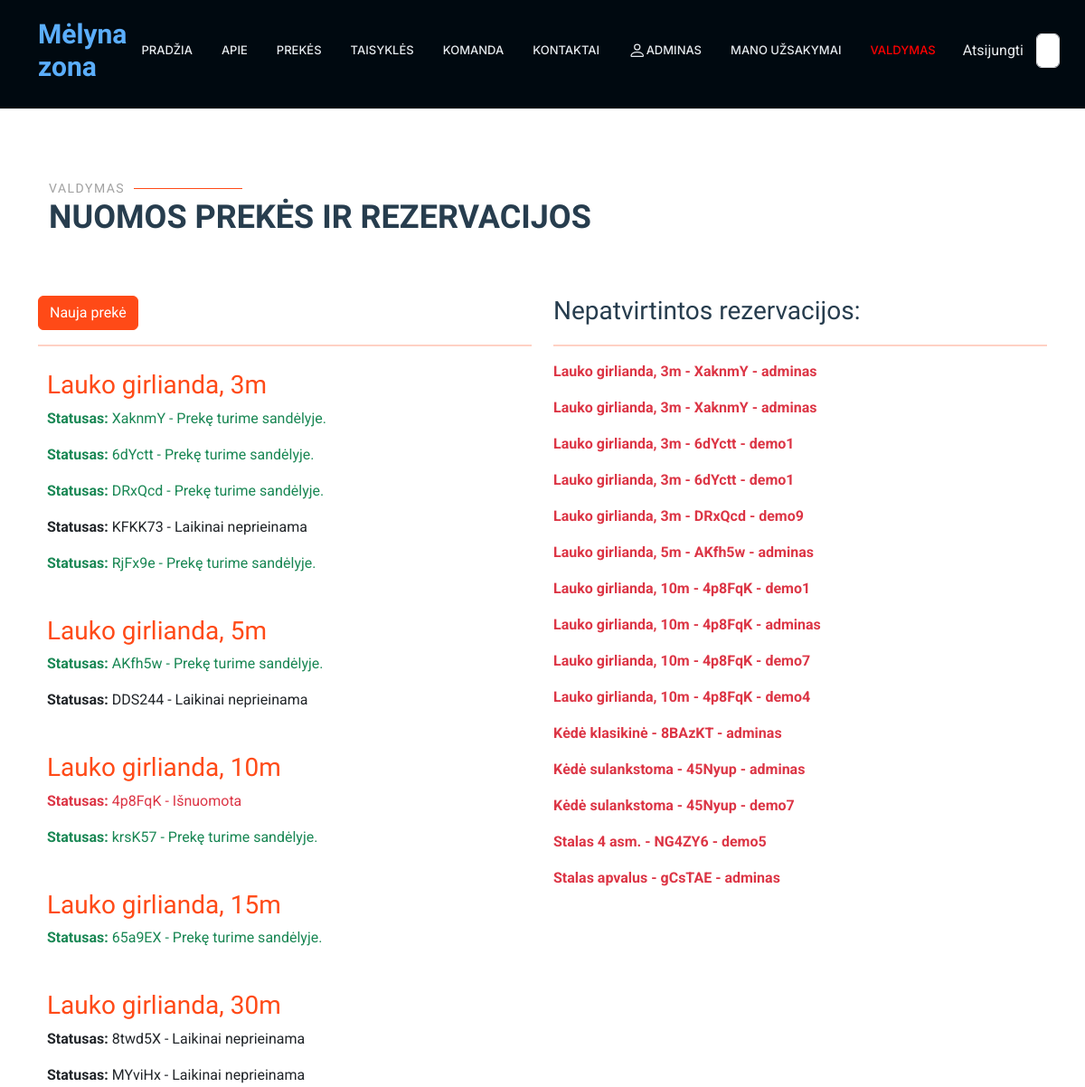
The page /rent/statuses/ (signed in, upper part) on the database as committed earlier.
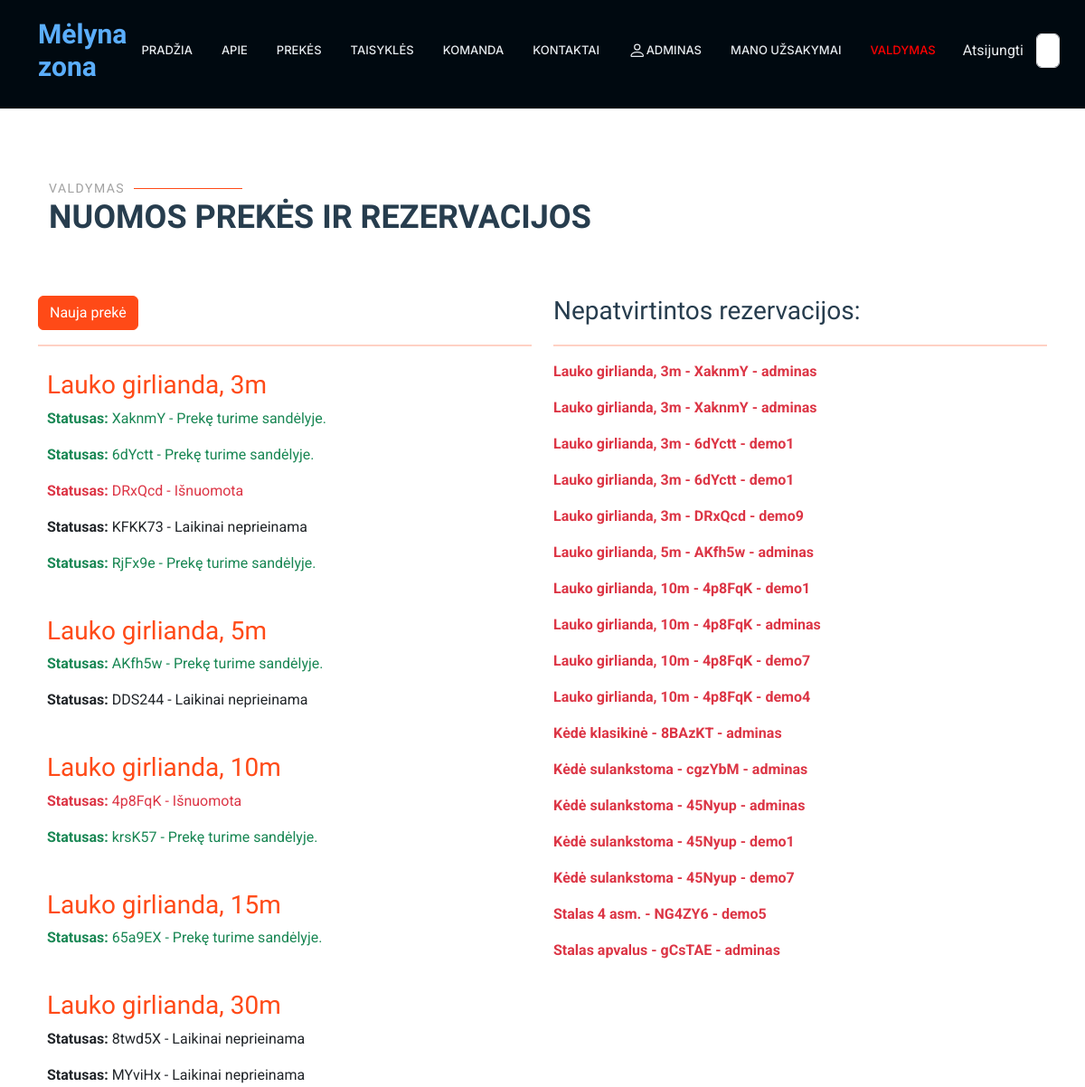
The same page on the database as committed later.
### rent/models.py (models this page shows, shortened)
class Product(models.Model):
    name = models.CharField(verbose_name="Pavadinimas", max_length=100)
    price = models.IntegerField(verbose_name="Kaina", null=True, blank=True, help_text="Paros nuomos kaina")
    description = HTMLField(verbose_name="Aprašymas", max_length=1000, help_text='Trumpas produkto aprašymas', null=True, blank=True, default="")
    inv_no = models.CharField(verbose_name="Invenorizacijos numeris", max_length=100, null=True, blank=True, unique=True,
                              help_text="Veskite invenorizacijos numerį")
    quantity = models.IntegerField(verbose_name="Kiekis", null=True, blank=True, help_text="Kiekis")
    group = models. ForeignKey(to="Group", on_delete=models.SET_NULL, null=True, blank=True, verbose_name="Produktų grupės", help_text="Parinkite kokia grupei priklauso produktas")
    cover = models.ImageField(verbose_name="Paveikslėlis", upload_to='covers', null=True, blank=True)
    class Meta:
        verbose_name = "Prouktas"
        verbose_name_plural = "Produktai"
        ordering = ['inv_no']

class Status(models.Model):
    uuid = ShortUUIDField(help_text='Unikalus ID vienodams produktams')
    product = models.ForeignKey(to="Product", null=True, blank=True, on_delete=models.CASCADE, verbose_name="Produktas", related_name="product_status")
    customer = models.ForeignKey(to=User, null=True, blank=True, on_delete=models.SET_NULL, verbose_name="Klientas")
    reservations = models.ForeignKey(to="Reservation", on_delete=models.SET_NULL, null=True, blank=True, related_name="status_reservations")
    created_at = models.DateTimeField(auto_now_add=True, null=True, blank=True, verbose_name="Sukurta")
    LOAN_STATUS = (
        ('n', 'Laikinai neprieinama'),
        ('i', 'Išnuomota'),
        ('g', 'Prekę turime sandėlyje.'),
        ('r', 'Rezervuota'),
    )
    condition = models.CharField(max_length=1, choices=LOAN_STATUS, blank=True, default="a", verbose_name="Būsena")
    class Meta:
        ordering = ['due_date']
        verbose_name = "Produkto būsena"
        verbose_name_plural = "Produktų būsenos"
        ordering = ['-pk']
    def __str__(self):
        return f"{str(self.uuid)[:6]} - {self.get_condition_display()}"

class Reservation(models.Model):
    status = models.ForeignKey(Status, on_delete=models.CASCADE, related_name='reservations_status',null=True, blank=True)
    start_date = models.DateField(verbose_name="Nuomos pradžios data", null=True, blank=True)
    end_date = models.DateField(verbose_name="Nuomos pabaigos datas", null=True, blank=True)
    customer = models.ForeignKey(User, on_delete=models.SET_NULL, null=True, blank=True, verbose_name="Klientas")
    is_approved = models.BooleanField(default=False, verbose_name="Ar patvirtinta", null=True, blank=True)
    approval_date = models.DateTimeField(verbose_name="Patvirtinimo data", null=True, blank=True)
    class Meta:
        verbose_name = "Rezervacija"
        verbose_name_plural = "Rezervacijos"
        ordering = ['start_date']

### rent/views.py (the view)
# urls.py: path('statuses/', views.StatusListView.as_view(), name='statuses'),
class StatusListView(LoginRequiredMixin, UserPassesTestMixin, generic.ListView):
    model = Status
    template_name = "statuses.html"
    context_object_name = "statuses"
    ordering = ["product", "-created_at"]
    statuses = Status.objects.all().order_by('product__name')  # Rikiuojama pagal 'product.name'
    def test_func(self):
        return self.request.user.profile.is_employee

### rent/templates/statuses.html (shortened to what this page needs)
{% extends "base2.html" %}
{% load i18n %}
{% load static %}
{% block "content" %}
<section id="my_products" class="services section">
    <div class="container" data-aos="fade-up" data-aos-delay="100">
        <div class="container section-title" data-aos="fade-up">
            <h2>Valdymas</h2>
            <p>Nuomos prekės ir rezervacijos <br></p>
        </div>
        <div class="row">
            <div class="col-md-6">
                <a class="btn btn-primary register-button" style="background-color: #ff4a17; border-color: #ff4a17;" href="{% url 'status_new' %}">Nauja prekė</a>
                <hr style="border: none; height: 2px; background-color: #ff4a17;"/>
                {% regroup statuses by product.name as grouped_statuses %}
                {% for group in grouped_statuses %}
                <div style="margin: 10px 0; padding: 10px;">
                    <h3 style="color: #ff4a17;"><a href="{% url 'reservations_per_status' product_id=group.list.0.product.id %}">
                        {{ group.grouper }}
                    </a>
                    </h3>
                    {% for status in group.list %}
                    <a href="{% url 'single_status' status.pk %}">
                        <p class="{% if status.condition == 'i' %}text-danger{% elif status.condition == 'g' %}text-success
                {% elif status.condition == 'n' %}text-dark{% endif %}">
                            <strong>Statusas:</strong> {{ status }}</p>
                    </a>
                    {% endfor %}
                </div>
                {% endfor %}
            </div>
            <div class="col-md-6">
                <h3 style="margin-bottom: 20px;">Nepatvirtintos rezervacijos:</h3>
                <hr style="border: none; height: 2px; background-color: #ff4a17;"/>
                {% for status in statuses %}
                {% for reservation in status.reservations_status.all %}
                {% if not reservation.is_approved %}
                <a href="{% url 'single_status' status.pk %}">
                    <p class="text-danger"><strong>{{ status.product.name }} - {{ status.uuid|slice:":6" }} - {{ reservation.customer }}</strong></p>
                </a>
                {% endif %}
                {% endfor %}
                {% endfor %}
            </div>
        </div>
    </div>
</section>
{% endblock %}

Rows that differ between the two databases and show on the page:
changed Status "DRxQcd": condition "g" → "i" (drawn); uuid+condition "DRxQcd - Prekę turime sandėlyje." → "DRxQcd - Išnuomota"
now on this page (row unchanged): Status: product.name "Kėdė sulankstoma", uuid "cgzYbM"
added Reservation: customer "adminas"
added Reservation: {{ status.product.name }} "Kėdė sulankstoma", {{ status.uuid|slice:":6" }} "45Nyup", customer "demo1", shown under Status "45Nyup"
